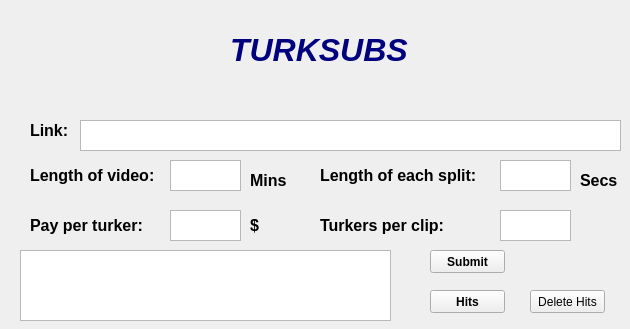
<?xml version="1.0" encoding="UTF-8"?>
<ui version="4.0">
 <class>MainWindow</class>
 <widget class="QMainWindow" name="MainWindow">
  <property name="geometry">
   <rect>
    <x>0</x>
    <y>0</y>
    <width>630</width>
    <height>329</height>
   </rect>
  </property>
  <property name="windowTitle">
   <string>Form1</string>
  </property>
  <widget class="QWidget" name="centralwidget">
   <widget class="QPushButton" name="submitButton">
    <property name="geometry">
     <rect>
      <x>430</x>
      <y>250</y>
      <width>75</width>
      <height>23</height>
     </rect>
    </property>
    <property name="font">
     <font>
      <weight>75</weight>
      <bold>true</bold>
     </font>
    </property>
    <property name="text">
     <string>Submit</string>
    </property>
   </widget>
   <widget class="QTextEdit" name="linkTextBox">
    <property name="geometry">
     <rect>
      <x>80</x>
      <y>120</y>
      <width>541</width>
      <height>31</height>
     </rect>
    </property>
   </widget>
   <widget class="QLabel" name="label">
    <property name="geometry">
     <rect>
      <x>30</x>
      <y>110</y>
      <width>41</width>
      <height>41</height>
     </rect>
    </property>
    <property name="text">
     <string>&lt;html&gt;&lt;head/&gt;&lt;body&gt;&lt;p&gt;&lt;span style=&quot; font-size:12pt; font-weight:600;&quot;&gt;Link:&lt;/span&gt;&lt;/p&gt;&lt;/body&gt;&lt;/html&gt;</string>
    </property>
   </widget>
   <widget class="QLabel" name="videoLengthTextBox">
    <property name="geometry">
     <rect>
      <x>30</x>
      <y>160</y>
      <width>141</width>
      <height>31</height>
     </rect>
    </property>
    <property name="text">
     <string>&lt;html&gt;&lt;head/&gt;&lt;body&gt;&lt;p&gt;&lt;span style=&quot; font-size:12pt; font-weight:600;&quot;&gt;Length of video:&lt;/span&gt;&lt;/p&gt;&lt;/body&gt;&lt;/html&gt;</string>
    </property>
   </widget>
   <widget class="QTextEdit" name="lengthTextBox">
    <property name="geometry">
     <rect>
      <x>170</x>
      <y>160</y>
      <width>71</width>
      <height>31</height>
     </rect>
    </property>
   </widget>
   <widget class="QLabel" name="label_3">
    <property name="geometry">
     <rect>
      <x>320</x>
      <y>160</y>
      <width>181</width>
      <height>31</height>
     </rect>
    </property>
    <property name="text">
     <string>&lt;html&gt;&lt;head/&gt;&lt;body&gt;&lt;p&gt;&lt;span style=&quot; font-size:12pt; font-weight:600;&quot;&gt;Length of each split:&lt;/span&gt;&lt;/p&gt;&lt;/body&gt;&lt;/html&gt;</string>
    </property>
   </widget>
   <widget class="QTextEdit" name="splitLengthTextBox">
    <property name="geometry">
     <rect>
      <x>500</x>
      <y>160</y>
      <width>71</width>
      <height>31</height>
     </rect>
    </property>
   </widget>
   <widget class="QLabel" name="videoLengthTextBox_2">
    <property name="geometry">
     <rect>
      <x>30</x>
      <y>210</y>
      <width>141</width>
      <height>31</height>
     </rect>
    </property>
    <property name="text">
     <string>&lt;html&gt;&lt;head/&gt;&lt;body&gt;&lt;p&gt;&lt;span style=&quot; font-size:12pt; font-weight:600;&quot;&gt;Pay per turker:&lt;/span&gt;&lt;/p&gt;&lt;/body&gt;&lt;/html&gt;</string>
    </property>
   </widget>
   <widget class="QTextEdit" name="payTextBox">
    <property name="geometry">
     <rect>
      <x>170</x>
      <y>210</y>
      <width>71</width>
      <height>31</height>
     </rect>
    </property>
   </widget>
   <widget class="QLabel" name="videoLengthTextBox_3">
    <property name="geometry">
     <rect>
      <x>320</x>
      <y>210</y>
      <width>171</width>
      <height>31</height>
     </rect>
    </property>
    <property name="text">
     <string>&lt;html&gt;&lt;head/&gt;&lt;body&gt;&lt;p&gt;&lt;span style=&quot; font-size:12pt; font-weight:600;&quot;&gt;Turkers per clip:&lt;/span&gt;&lt;/p&gt;&lt;/body&gt;&lt;/html&gt;</string>
    </property>
   </widget>
   <widget class="QTextEdit" name="numTurkerTextBox">
    <property name="geometry">
     <rect>
      <x>500</x>
      <y>210</y>
      <width>71</width>
      <height>31</height>
     </rect>
    </property>
   </widget>
   <widget class="QLabel" name="videoLengthTextBox_4">
    <property name="geometry">
     <rect>
      <x>250</x>
      <y>210</y>
      <width>16</width>
      <height>31</height>
     </rect>
    </property>
    <property name="text">
     <string>&lt;html&gt;&lt;head/&gt;&lt;body&gt;&lt;p&gt;&lt;span style=&quot; font-size:12pt; font-weight:600;&quot;&gt;$&lt;/span&gt;&lt;/p&gt;&lt;/body&gt;&lt;/html&gt;</string>
    </property>
   </widget>
   <widget class="QLabel" name="videoLengthTextBox_5">
    <property name="geometry">
     <rect>
      <x>230</x>
      <y>20</y>
      <width>191</width>
      <height>61</height>
     </rect>
    </property>
    <property name="text">
     <string>&lt;html&gt;&lt;head/&gt;&lt;body&gt;&lt;p&gt;&lt;span style=&quot; font-size:24pt; font-weight:600; font-style:italic; color:#00007f;&quot;&gt;TURKSUBS&lt;/span&gt;&lt;/p&gt;&lt;/body&gt;&lt;/html&gt;</string>
    </property>
   </widget>
   <widget class="QPlainTextEdit" name="plainTextEdit">
    <property name="geometry">
     <rect>
      <x>20</x>
      <y>250</y>
      <width>371</width>
      <height>71</height>
     </rect>
    </property>
   </widget>
   <widget class="QLabel" name="label_2">
    <property name="geometry">
     <rect>
      <x>250</x>
      <y>160</y>
      <width>51</width>
      <height>41</height>
     </rect>
    </property>
    <property name="text">
     <string>&lt;html&gt;&lt;head/&gt;&lt;body&gt;&lt;p&gt;&lt;span style=&quot; font-size:12pt; font-weight:600;&quot;&gt;Mins&lt;/span&gt;&lt;/p&gt;&lt;/body&gt;&lt;/html&gt;</string>
    </property>
   </widget>
   <widget class="QLabel" name="label_4">
    <property name="geometry">
     <rect>
      <x>580</x>
      <y>160</y>
      <width>51</width>
      <height>41</height>
     </rect>
    </property>
    <property name="text">
     <string>&lt;html&gt;&lt;head/&gt;&lt;body&gt;&lt;p&gt;&lt;span style=&quot; font-size:12pt; font-weight:600;&quot;&gt;Secs&lt;/span&gt;&lt;/p&gt;&lt;/body&gt;&lt;/html&gt;</string>
    </property>
   </widget>
   <widget class="QPushButton" name="resultButton">
    <property name="geometry">
     <rect>
      <x>430</x>
      <y>290</y>
      <width>75</width>
      <height>23</height>
     </rect>
    </property>
    <property name="font">
     <font>
      <weight>75</weight>
      <bold>true</bold>
     </font>
    </property>
    <property name="text">
     <string>Hits</string>
    </property>
   </widget>
   <widget class="QPushButton" name="deleteHitButton">
    <property name="geometry">
     <rect>
      <x>530</x>
      <y>290</y>
      <width>75</width>
      <height>23</height>
     </rect>
    </property>
    <property name="font">
     <font>
      <weight>50</weight>
      <italic>false</italic>
      <bold>false</bold>
      <underline>false</underline>
     </font>
    </property>
    <property name="text">
     <string>Delete Hits</string>
    </property>
   </widget>
  </widget>
 </widget>
 <resources/>
 <connections/>
</ui>
